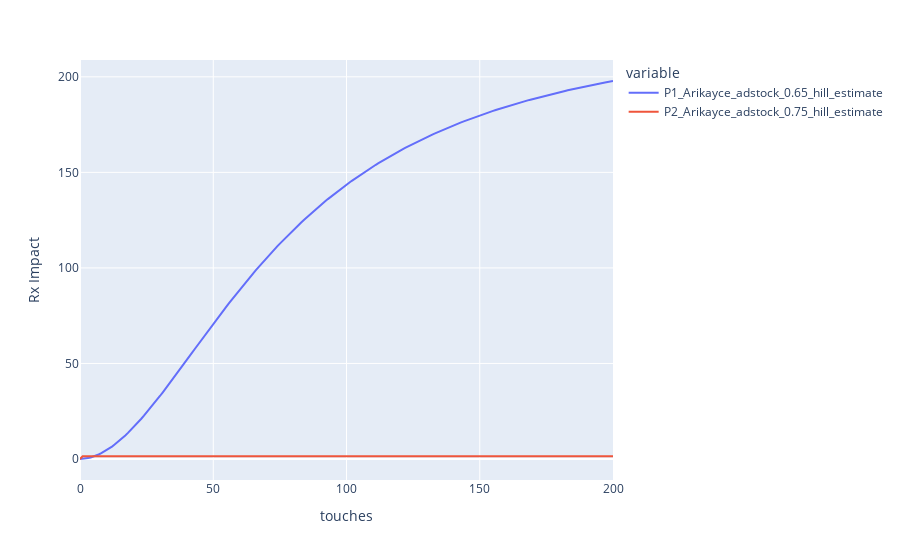

This figure's notebook cell:
### Code cell
overall_resp = pd.concat([channel1['resp_df'], channel2['resp_df'].drop(['touches'], axis=1)], axis=1)
fig = response_curves.plot(overall_resp, 'touches', ['P1_Arikayce_adstock_0.65_hill_estimate', 'P2_Arikayce_adstock_0.75_hill_estimate'])
fig

### Figure 1 — Plotly figure (JSON) as saved in the notebook; plotly's stock layout.template omitted (floating-point values rounded to 4 significant figures; data arrays with more than 128 entries replaced by an {"elided": "..."} marker saying what was removed)
{"data": [{"hovertemplate": "variable=P1_Arikayce_adstock_0.65_hill_estimate<br>touches=%{x}<br>value=%{y}<extra></extra>", "legendgroup": "P1_Arikayce_adstock_0.65_hill_estimate", "line": {"color": "#636efa", "dash": "solid"}, "marker": {"symbol": "circle"}, "mode": "lines", "name": "P1_Arikayce_adstock_0.65_hill_estimate", "orientation": "v", "showlegend": true, "type": "scatter", "x": {"elided": "201 int values"}, "xaxis": "x", "y": {"elided": "201 float values"}, "yaxis": "y"}, {"hovertemplate": "variable=P2_Arikayce_adstock_0.75_hill_estimate<br>touches=%{x}<br>value=%{y}<extra></extra>", "legendgroup": "P2_Arikayce_adstock_0.75_hill_estimate", "line": {"color": "#EF553B", "dash": "solid"}, "marker": {"symbol": "circle"}, "mode": "lines", "name": "P2_Arikayce_adstock_0.75_hill_estimate", "orientation": "v", "showlegend": true, "type": "scatter", "x": {"elided": "201 int values"}, "xaxis": "x", "y": {"elided": "201 float values"}, "yaxis": "y"}], "layout": {"legend": {"title": {"text": "variable"}, "tracegroupgap": 0}, "margin": {"t": 60}, "xaxis": {"anchor": "y", "domain": [0, 1], "title": {"text": "touches"}}, "yaxis": {"anchor": "x", "domain": [0, 1], "title": {"text": "Rx Impact"}}}}
